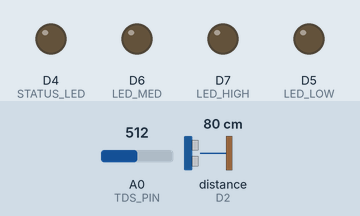
Bench run of a sketch on a simulated ESP8266 (NodeMCU). On the bench: output pins drawn as LEDs (lit = HIGH). Wiring (inferred from the names in the program): ultrasonic range finder: trigger D1; echo D2. Inputs (shaded band) come from the test bench; at power-on: distance to the obstacle (sensor on D2) 80 cm, A0 (TDS_PIN) = 512. The echo pulse lasts 58.3 µs per cm; WiFi joins after 1.5 s; servers stay silent unless stated; pins used as bus, display or sensor lines are not drawn; what the sketch prints to the serial monitor is not drawn.

Above: at 5.0 s.
5.1 s: distance to the obstacle (sensor on D2) set to 23 cm
11.4 s: distance to the obstacle (sensor on D2) set to 19 cm
At 13.2 s:
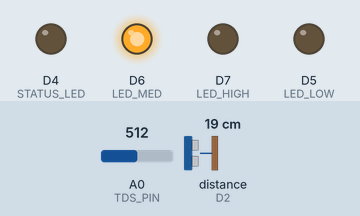
17.4 s: distance to the obstacle (sensor on D2) set to 12 cm
19.4 s: distance to the obstacle (sensor on D2) set to 9 cm
At 20.7 s:
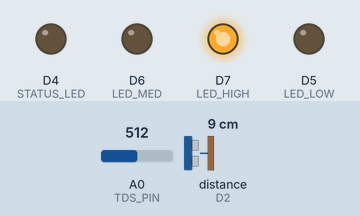
25.4 s: distance to the obstacle (sensor on D2) set to 18 cm
At 26.5 s:
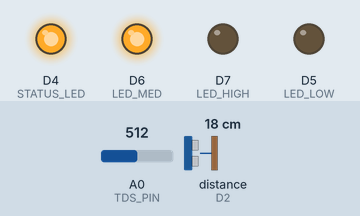
31.4 s: distance to the obstacle (sensor on D2) set to 2 cm
At 35.2 s:
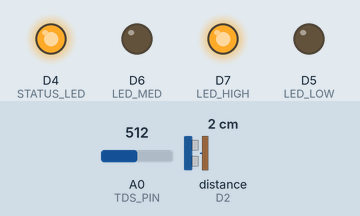
Timing chart, 0 to 38.4 s (numbered marks = the images above; inputs shaded):
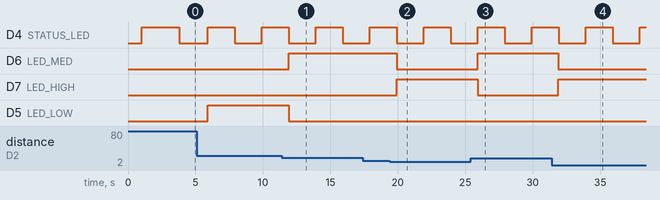

Measured:
- the behaviour switches between 21 and 20 cm on distance to the obstacle (sensor on D2) (found by bisection; images 0 and 1)
- the behaviour switches between 11 and 10 cm on distance to the obstacle (sensor on D2) (found by bisection; images 1 and 2)
- after the input at 11.4 s, D6 (LED_MED): LOW → HIGH after 0.51 s; D5 (LED_LOW): HIGH → LOW after 0.51 s
- after the input at 19.4 s, D6 (LED_MED): HIGH → LOW after 0.51 s; D7 (LED_HIGH): LOW → HIGH after 0.51 s
- after the input at 25.4 s, D6 (LED_MED): LOW → HIGH after 0.51 s; D7 (LED_HIGH): HIGH → LOW after 0.51 s
- after the input at 31.4 s, D6 (LED_MED): HIGH → LOW after 0.51 s; D7 (LED_HIGH): LOW → HIGH after 0.51 s
- by itself, D4 (STATUS_LED): alternates HIGH for 2.0 s and LOW for 2.0 s

The sketch:

waterLevel.ino
```cpp
#define BLYNK_PRINT Serial
#define BLYNK_TEMPLATE_ID "TMPL3NTazi8KB"
#define BLYNK_TEMPLATE_NAME "WaterLevel"
#define BLYNK_AUTH_TOKEN "tqPLm4Sjmlzux56RfBZNZXlGqeIuJhxY"

#include <ESP8266WiFi.h>
#include <BlynkSimpleEsp8266.h>

char auth[] = BLYNK_AUTH_TOKEN;
char ssid[] = "projectwifi";
char pass[] = "source.pyc";

BlynkTimer timer;

// ================= PINS =================
#define TRIGGER D1
#define ECHO D2

#define LED_LOW D5
#define LED_MED D6
#define LED_HIGH D7

#define TDS_PIN A0
#define STATUS_LED LED_BUILTIN

// ================= SETTINGS =================
#define TANK_HEIGHT 30.0
#define LOW_THRESHOLD 0.66
#define MID_THRESHOLD 0.33

// ================= VARIABLES =================
float distance = 0;
float tdsValue = 0;
unsigned long lastSensorRead = 0;
const int sensorInterval = 2000;

// ================= WIFI CONNECT =================
void connectWiFi() {
  Serial.print("Connecting to WiFi");

  WiFi.mode(WIFI_STA);
  WiFi.begin(ssid, pass);

  int retry = 0;
  while (WiFi.status() != WL_CONNECTED && retry < 20) {
    delay(500);
    Serial.print(".");
    retry++;
  }

  if (WiFi.status() == WL_CONNECTED) {
    Serial.println("\n✅ WiFi Connected!");
    Serial.print("IP Address: ");
    Serial.println(WiFi.localIP());
  } else {
    Serial.println("\n❌ WiFi Failed!");
    Serial.println("Please check:");
    Serial.println("1. SSID name: 'projectwifi'");
    Serial.println("2. Password: 'source.pyc'");
    Serial.println("3. Router is powered on and within range");
  }
}

// ================= TDS =================
float readTDS() {
  int raw = 0;

  for (int i = 0; i < 10; i++) {
    raw += analogRead(TDS_PIN);
    delay(10);
  }

  raw /= 10;
  float voltage = raw * (3.3 / 1024.0);
  float tds = voltage * 500.0;

  if (tds < 0) tds = 0;
  if (tds > 3000) tds = 3000;

  return tds;
}

// ================= ULTRASONIC (FIXED FOR ESP8266) =================
float readUltrasonic() {
  // Send trigger pulse
  digitalWrite(TRIGGER, LOW);
  delayMicroseconds(2);
  digitalWrite(TRIGGER, HIGH);
  delayMicroseconds(10);
  digitalWrite(TRIGGER, LOW);

  // Wait for echo with timeout
  unsigned long timeout = 30000;  // 30ms timeout
  unsigned long startTime = micros();

  // Wait for echo to go HIGH
  while (digitalRead(ECHO) == LOW) {
    if (micros() - startTime > timeout) {
      Serial.println("❌ Echo timeout - no signal");
      return -1;
    }
  }

  // Measure HIGH pulse duration
  startTime = micros();
  while (digitalRead(ECHO) == HIGH) {
    if (micros() - startTime > timeout) {
      Serial.println("❌ Echo pulse too long");
      return -1;
    }
  }

  long duration = micros() - startTime;

  // Calculate distance (speed of sound = 340m/s = 0.034cm/μs)
  float dist = duration * 0.034 / 2;

  // Validate reading
  if (dist < 2 || dist > 400) {
    Serial.print("⚠️ Invalid distance: ");
    Serial.print(dist);
    Serial.println(" cm");
    return -1;
  }

  Serial.print("Duration: ");
  Serial.print(duration);
  Serial.print(" μs → Distance: ");
  Serial.print(dist);
  Serial.println(" cm");

  return dist;
}

// ================= MAIN SENSOR TASK =================
void sensorTask() {
  Serial.println("\n--- SENSOR UPDATE ---");

  // Read ultrasonic with retry
  int retryCount = 0;
  const int maxRetries = 3;
  float newDistance = -1;

  while (retryCount < maxRetries && newDistance <= 0) {
    newDistance = readUltrasonic();
    retryCount++;
    if (newDistance <= 0 && retryCount < maxRetries) {
      delay(200);
    }
  }

  if (newDistance > 0) {
    distance = newDistance;
    if (distance > TANK_HEIGHT) distance = TANK_HEIGHT;
  } else {
    Serial.println("⚠️ Using last good distance value");
  }

  // Read TDS
  tdsValue = readTDS();

  // Calculate water level
  float waterLevel = TANK_HEIGHT - distance;
  float percentage = (waterLevel / TANK_HEIGHT) * 100;
  if (percentage < 0) percentage = 0;
  if (percentage > 100) percentage = 100;

  // Control LEDs based on water level
  if (percentage < 33) {  // Low water
    digitalWrite(LED_LOW, HIGH);
    digitalWrite(LED_MED, LOW);
    digitalWrite(LED_HIGH, LOW);
    Serial.println("🔴 LOW WATER LEVEL");
  } else if (percentage < 66) {  // Medium water
    digitalWrite(LED_LOW, LOW);
    digitalWrite(LED_MED, HIGH);
    digitalWrite(LED_HIGH, LOW);
    Serial.println("🟡 MEDIUM WATER LEVEL");
  } else {  // High water
    digitalWrite(LED_LOW, LOW);
    digitalWrite(LED_MED, LOW);
    digitalWrite(LED_HIGH, HIGH);
    Serial.println("🟢 HIGH WATER LEVEL");
  }

  // Print readings
  Serial.print("Distance from top: ");
  Serial.print(distance);
  Serial.println(" cm");

  Serial.print("Water level: ");
  Serial.print(waterLevel);
  Serial.print(" cm (");
  Serial.print(percentage);
  Serial.println("%)");

  Serial.print("TDS: ");
  Serial.print(tdsValue);
  Serial.println(" ppm");

  // Send to Blynk if connected
  if (Blynk.connected()) {
    Blynk.virtualWrite(V0, tdsValue);
    Blynk.virtualWrite(V1, distance);
    Blynk.virtualWrite(V2, percentage);
    Serial.println("✓ Data sent to Blynk");
  } else {
    Serial.println("⚠️ Blynk not connected");
  }
}

// ================= SETUP =================
void setup() {
  Serial.begin(115200);
  delay(1000);

  Serial.println("\n=================================");
  Serial.println("   WATER LEVEL MONITOR SYSTEM");
  Serial.println("=================================\n");

  // Initialize pins
  pinMode(TRIGGER, OUTPUT);
  pinMode(ECHO, INPUT);
  pinMode(LED_LOW, OUTPUT);
  pinMode(LED_MED, OUTPUT);
  pinMode(LED_HIGH, OUTPUT);
  pinMode(STATUS_LED, OUTPUT);
  pinMode(TDS_PIN, INPUT);

  // Set initial states
  digitalWrite(TRIGGER, LOW);
  digitalWrite(STATUS_LED, HIGH);
  digitalWrite(LED_LOW, LOW);
  digitalWrite(LED_MED, LOW);
  digitalWrite(LED_HIGH, LOW);

  delay(1000);


  // Connect to WiFi
  connectWiFi();

  // Configure Blynk
  if (WiFi.status() == WL_CONNECTED) {
    Serial.println("Connecting to Blynk...");

    Blynk.config(auth, "blynk.cloud", 80);  // ✅ server + port

    if (Blynk.connect(100000)) {  // wait 10 sec
      Serial.println("✅ Blynk CONNECTED");
    } else {
      Serial.println("❌ Blynk NOT CONNECTED");
    }
  } else {
    Serial.println("⚠️ Skipping Blynk - No WiFi");
  }

  // Set interval for sensor reading
  timer.setInterval(sensorInterval, sensorTask);

  Serial.println("\n✅ Setup Complete!");
  Serial.println("System is running...\n");
}

// ================= LOOP =================
void loop() {
  if (WiFi.status() == WL_CONNECTED) {
    Blynk.run();
  }
  timer.run();

  // Blink status LED to show system is alive
  static unsigned long lastBlink = 0;
  if (millis() - lastBlink > 2000) {
    digitalWrite(STATUS_LED, !digitalRead(STATUS_LED));
    lastBlink = millis();
  }
}
```
